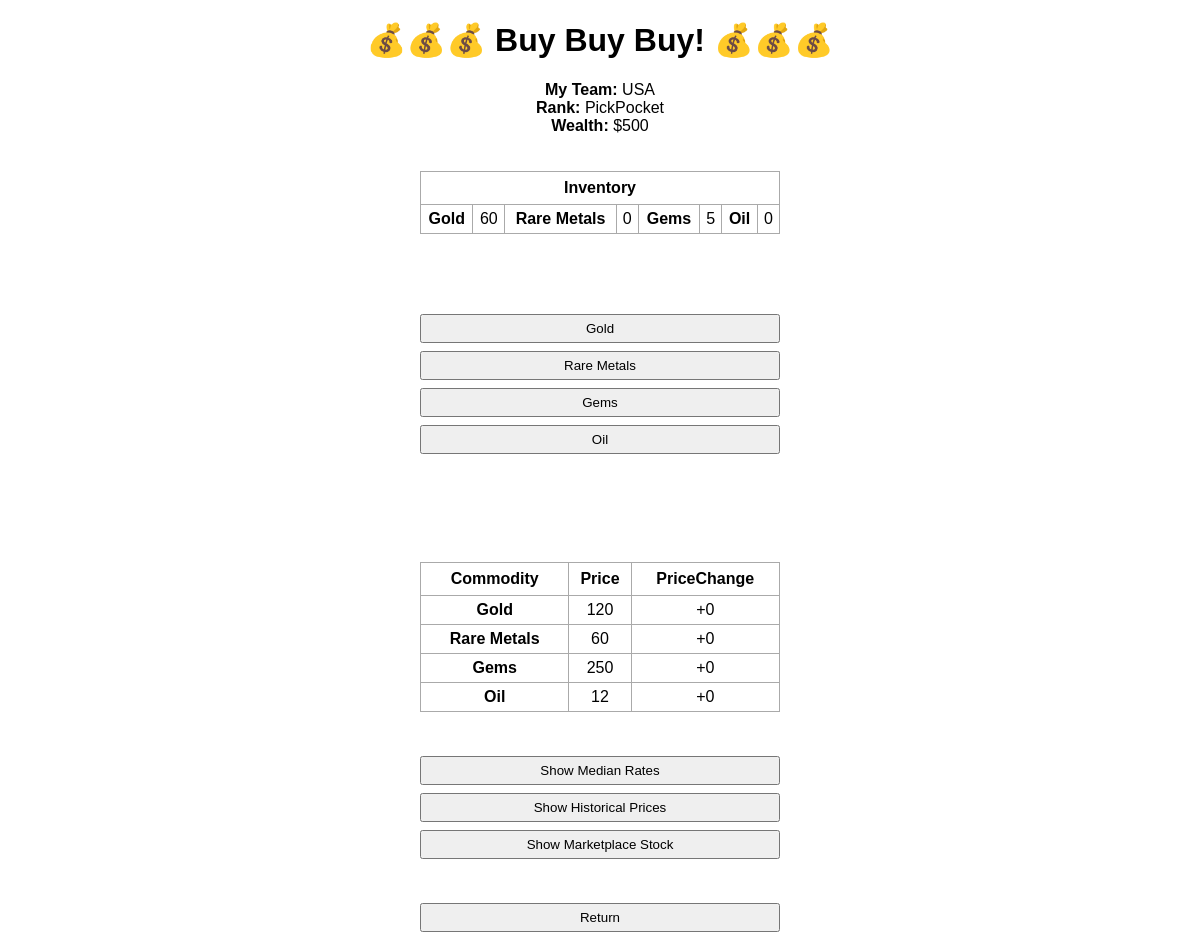
The app's page /buyMenu with its own data.
### universe/classes.py (models this page shows, shortened)
class NATIONS(db.Model):
    id = db.Column(db.Integer, primary_key=True)
    country               = db.Column(db.String(50), nullable=False)
    selected              = db.Column(db.Integer, nullable=False, default=0)
    score                 = db.Column(db.Integer, nullable=False, default=0)
    wealth                = db.Column(db.Integer, nullable=False)
    fLevel                = db.Column(db.String(50), nullable=False)
    gold                  = db.Column(db.Integer, nullable=False)
    gems                  = db.Column(db.Integer, nullable=False)
    rareMetals            = db.Column(db.Integer, nullable=False)
    oil                   = db.Column(db.Integer, nullable=False)
    might                 = db.Column(db.Integer, nullable=False)
    wLevel                = db.Column(db.String(50), nullable=False)
    firePower             = db.Column(db.Integer, nullable=False)
    KP                    = db.Column(db.Integer, nullable=False)
    tLevel                = db.Column(db.Integer, nullable=False)
    era                   = db.Column(db.String(50), nullable=False)
    RP                    = db.Column(db.Integer, nullable=False)
    influence             = db.Column(db.Integer, nullable=False)
    pLevel                = db.Column(db.String(50), nullable=False)
    stability             = db.Column(db.Integer, nullable=False)
    backing               = db.Column(db.Integer, nullable=False)
    chance                = db.Column(db.Integer, nullable=False)
    aggression            = db.Column(db.Integer, nullable=False)
    creativity            = db.Column(db.Integer, nullable=False)
    materialism           = db.Column(db.Integer, nullable=False)
    prudence              = db.Column(db.Integer, nullable=False)
    bonusUnits            = db.Column(db.Integer, nullable=False)
    notes                 = db.Column(db.String(50), nullable=False)
    hints                 = db.Column(db.String(50), nullable=False)
    Nextmoves             = db.Column(db.String(50), nullable=False, default='')
    moveLimit             = db.Column(db.Integer, nullable=False)

class PTc(db.Model):
    id = db.Column(db.Integer, primary_key=True)
    goldPrice       = db.Column(db.Integer, nullable=False)
    gold            = db.Column(db.Integer, nullable=False)
    goldPriceChange = db.Column(db.String(50), nullable=False)
    goldHistory     = db.Column(db.String(100), nullable=False)
    goldAverage     = db.Column(db.Integer, nullable=False)
    rareMetalsPrice         = db.Column(db.Integer, nullable=False)
    rareMetals              = db.Column(db.Integer, nullable=False)
    rareMetalsPriceChange   = db.Column(db.String(50), nullable=False)
    rareMetalsHistory       = db.Column(db.String(100), nullable=False)
    rareMetalsAverage       = db.Column(db.Integer, nullable=False)
    gemsPrice         = db.Column(db.Integer, nullable=False)
    gems              = db.Column(db.Integer, nullable=False)
    gemsPriceChange   = db.Column(db.String(50), nullable=False)
    gemsHistory       = db.Column(db.String(100), nullable=False)
    gemsAverage       = db.Column(db.Integer, nullable=False)
    oilPrice         = db.Column(db.Integer, nullable=False)
    oil              = db.Column(db.Integer, nullable=False)
    oilPriceChange   = db.Column(db.String(50), nullable=False)
    oilHistory       = db.Column(db.String(100), nullable=False)
    oilAverage       = db.Column(db.Integer, nullable=False)

### universe/routes.py (the view, shortened to what this page needs)
@app.route('/buyMenu', methods=['GET', 'POST'])
def buyMenu():
    year,month = getParms('year')
    playerNation = gameTracker.query.get_or_404(1)
    myNation = NATIONS.query.get_or_404(int(playerNation.countryID))
    myWealth = myNation.wealth
    PT  = PTc.query.order_by(PTc.id).all()
    displayFlag = "main"
    purchaseFlag = ''
    global commodity
    global commodityFlag
    commodityFlag = ''
    message =''
    movesChecked = checkMoves(myNation,'buy')
    if movesChecked[1] > 0:
        print('Not enough moves or already carried this move out')
        return redirect(url_for('mainMenu'))
    return(render_template('buyMenu.html',year=year,month=month,myNation=myNation,movesLeft=movesChecked[0],PT=PT,displayFlag=displayFlag, message=message,purchaseFlag=purchaseFlag,commodityFlag=commodityFlag))

### universe/routes.py (called while the page is built, shortened)
def getParms(selected):
    if selected == 'year':
        playerNation = gameTracker.query.get_or_404(1)
        year = str(playerNation.year)
        month = str(playerNation.month)
        if month == "1": month = 'January'
        if month == '2': month = 'February'
        if month == '3': month = 'March'
        if month == '4': month = 'April'
        if month == '5': month = 'May'
        if month == '6': month = 'June'
        if month == '7': month = 'July'
        if month == '8': month = 'August'
        if month == '9': month = 'September'
        if month == '10': month = 'October'
        if month == '11': month = 'November'
        if month == '12': month = 'December'
        return(year,month)

### universe/routesFunctions.py (called while the page is built)
def checkMoves(myNation,duplicateToCheck):
    mlimit = int(myNation.moveLimit)
    moveArray = myNation.Nextmoves.split(':')
    pendingCount = 0
    mvs = 0
    for item in moveArray:
        if 'pending' in item:
            pendingCount +=1
        if len(item) > 0:
            mvs += 1
    movesLeft = int(mlimit-mvs+pendingCount)
    if movesLeft < 1:
        return(movesLeft,1)
    for item in moveArray:
        if duplicateToCheck in item:
            return(movesLeft,2)
    return(movesLeft,0)

### universe/templates/buyMenu.html (shortened to what this page needs)
{% extends 'base.html' %}
{% block body %}
<center><h1> 💰💰💰 Buy Buy Buy! 💰💰💰 </h1> </center>
<center>
<b>My Team: </b>  {{ myNation.country }} <br>
<b>Rank:    </b> {{ myNation.fLevel }}  <br>
<b>Wealth:  </b>  ${{ myNation.wealth }} <br>
</center>
 {% for P in PT %}
<br></br>
<table style="width: 30%;">
  <tr>
    <th colspan="8">Inventory</th>
  </tr>
<tr>
<td><b>Gold</b></td>
<td>{{ myNation.gold }}</td>
<td><b>Rare Metals</b></td>
<td>{{ myNation.rareMetals }}</td>
<td><b>Gems</b></td>
<td>{{ myNation.gems }}</td>
<td><b>Oil</b></td>
<td>{{ myNation.oil }}</td>
</tr>
</table>
<br></br><br></br>
{% endfor%}
<form method="post" action="/buyMenu">
		<button name="selectCommodity" type="submit" value="gold">Gold</button>
		<button name="selectCommodity" type="submit" value="rareMetals">Rare Metals</button>
		<button name="selectCommodity" type="submit" value="gems">Gems</button>
		<button name="selectCommodity" type="submit" value="oil">Oil</button>
		<br></br>
		<br></br>
{% if "main" in displayFlag %}
 {% for P in PT %}
<br></br>
<table style="width: 30%;">
<tr>
	<th>Commodity</th>
	<th>Price</th>
	<th>PriceChange</th>
</tr>
<tr>
<td><b>Gold</b></td>
<td>{{ P.goldPrice }}</td>
<td>{{ P.goldPriceChange }}</td>
</tr>
<tr>
<td><b>Rare Metals</b></td>
<td>{{ P.rareMetalsPrice }}</td>
<td>{{ P.rareMetalsPriceChange }}</td>
</tr>
<tr>
<td><b>Gems</b></td>
<td>{{ P.gemsPrice }}</td>
<td>{{ P.gemsPriceChange }}</td>
</tr>
<tr>
<td><b>Oil</b></td>
<td>{{ P.oilPrice }}</td>
<td>{{ P.oilPriceChange }}</td>
</tr>
</table>
{% endfor%}
<br></br>
 {% endif%}
<form method="post" action="/buyMenu">
		<button name="average" type="submit" value="average">Show Median Rates</button>
		<button name="historical" type="submit" value="historical">Show Historical Prices</button>
		<button name="marketStock" type="submit" value="marketStock">Show Marketplace Stock</button>
		<br></br>
		<button name="mainMenu" type="submit" value="mainMenu">Return</button>
{% endblock %}

### universe/static/css/main.css (style rules this page uses)
body, html { margin: 0; font-family: sans-serif; }
table, td, th { border: 1px solid #aaa; }
table { border-collapse: collapse; width: 80%; margin-left:auto; margin-right:auto; }
th { height: 30px; }
td { text-align: center; padding: 5px; margin-left:auto; margin-right:auto; }
button { display: block; width: 30%; margin-left:auto; margin-right:auto; padding: 5px; margin-top: 8px }

### records on screen
NATIONS: country "USA", fLevel "PickPocket", wealth "500", gold "60", rareMetals "0", gems "5", oil "0"
PTc: goldPrice "120", goldPriceChange "+0", rareMetalsPrice "60", rareMetalsPriceChange "+0", gemsPrice "250", gemsPriceChange "+0", oilPrice "12", oilPriceChange "+0"
